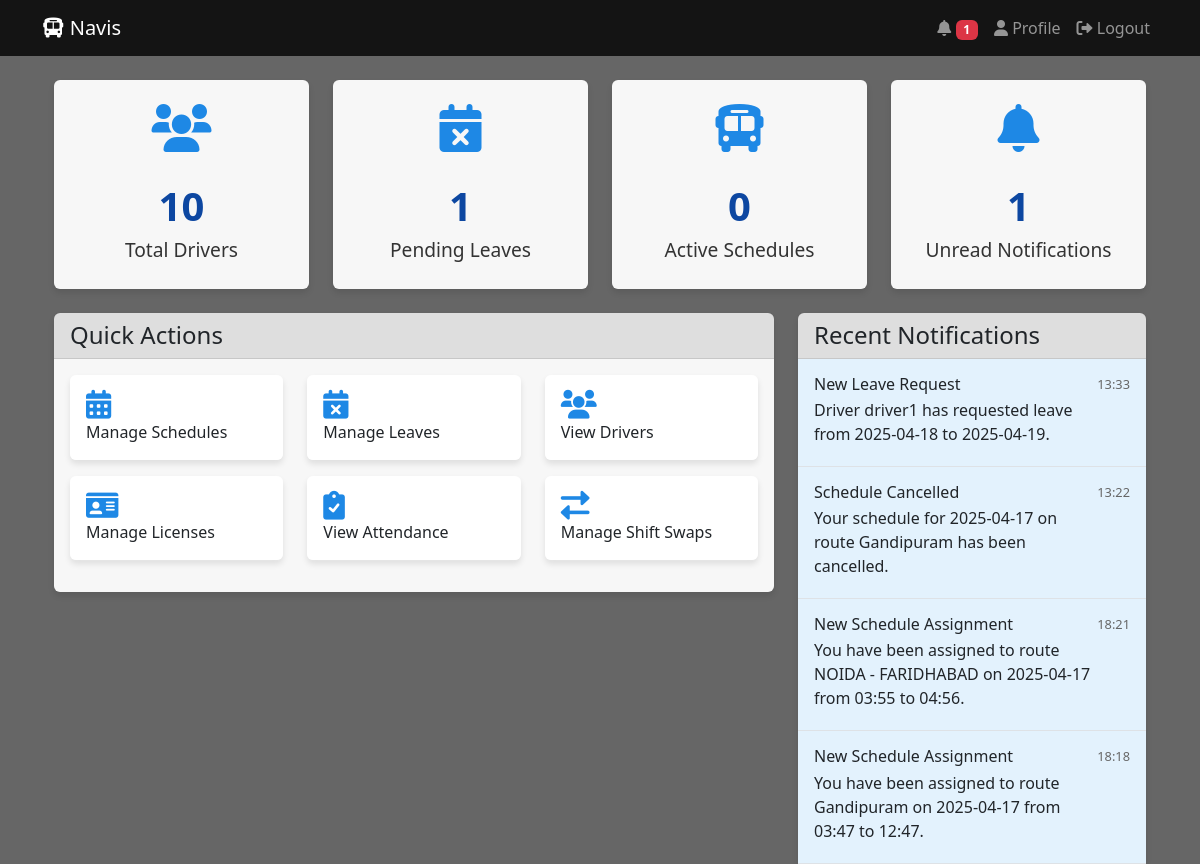
The app's page /admin/dashboard (signed in) with its own data.
### app.py (models this page shows)
class Notification(db.Model):
    id = db.Column(db.Integer, primary_key=True)
    recipient_username = db.Column(db.String(150), db.ForeignKey('user.username'))
    title = db.Column(db.String(200), nullable=False)
    message = db.Column(db.Text, nullable=False)
    notification_type = db.Column(db.String(50))  # schedule, attendance, leave, etc.
    priority = db.Column(db.String(20), default='normal')
    created_at = db.Column(db.DateTime, default=datetime.utcnow)
    read_at = db.Column(db.DateTime)
    is_read = db.Column(db.Boolean, default=False)

### app.py (the view)
@app.route('/admin/dashboard')
@login_required
def admin_dashboard():
    if current_user.role != 'admin':
        flash('Access denied!', 'danger')
        return redirect(url_for('driver_dashboard'))
    total_drivers = User.query.filter_by(role='driver').count()
    pending_leaves = LeaveRequest.query.filter_by(status='pending').count()
    active_schedules = Schedule.query.filter_by(status='active').count()
    recent_notifications = Notification.query.order_by(Notification.created_at.desc()).limit(5).all()
    return render_template('admin_dashboard.html',
                         total_drivers=total_drivers,
                         pending_leaves=pending_leaves,
                         active_schedules=active_schedules,
                         recent_notifications=recent_notifications)

### app.py (called while the page is built)
@login_manager.user_loader
def load_user(user_id):
    return User.query.get(int(user_id))

@app.context_processor
def inject_user():
    return dict(current_user=current_user)

@app.context_processor
def inject_notifications():
    unread_count = 0
    if current_user.is_authenticated:
        unread_count = Notification.query.filter_by(
            recipient_username=current_user.username,
            is_read=False
        ).count()
    return dict(unread_count=unread_count)

### templates/admin_dashboard.html (shortened to what this page needs)
{% extends "base.html" %}
{% block content %}
<div class="container mt-4">
    <div class="row mb-4">
        <div class="col-md-3">
            <div class="card dashboard-card text-center p-4">
                <i class="fas fa-users card-icon"></i>
                <div class="stat-number">{{ total_drivers }}</div>
                <div class="stat-label">Total Drivers</div>
            </div>
        </div>
        <div class="col-md-3">
            <div class="card dashboard-card text-center p-4">
                <i class="fas fa-calendar-times card-icon"></i>
                <div class="stat-number">{{ pending_leaves }}</div>
                <div class="stat-label">Pending Leaves</div>
            </div>
        </div>
        <div class="col-md-3">
            <div class="card dashboard-card text-center p-4">
                <i class="fas fa-bus card-icon"></i>
                <div class="stat-number">{{ active_schedules }}</div>
                <div class="stat-label">Active Schedules</div>
            </div>
        </div>
        <div class="col-md-3">
            <div class="card dashboard-card text-center p-4">
                <i class="fas fa-bell card-icon"></i>
                <div class="stat-number">{{ unread_count }}</div>
                <div class="stat-label">Unread Notifications</div>
            </div>
        </div>
    </div>
    <div class="row">
        <div class="col-md-8">
            <div class="card mb-4">
                <div class="card-header">
                    <h4 class="mb-0">Quick Actions</h4>
                </div>
                <div class="card-body">
                    <div class="row">
                        <div class="col-md-4 mb-3">
                            <a href="{{ url_for('manage_schedules') }}" class="card action-card text-decoration-none p-3">
                                <i class="fas fa-calendar-alt action-icon"></i>
                                Manage Schedules
                            </a>
                        </div>
                        <div class="col-md-4 mb-3">
                            <a href="{{ url_for('manage_leaves') }}" class="card action-card text-decoration-none p-3">
                                <i class="fas fa-calendar-times action-icon"></i>
                                Manage Leaves
                            </a>
                        </div>
                        <div class="col-md-4 mb-3">
                            <a href="{{ url_for('view_drivers') }}" class="card action-card text-decoration-none p-3">
                                <i class="fas fa-users action-icon"></i>
                                View Drivers
                            </a>
                        </div>
                        <div class="col-md-4 mb-3">
                            <a href="{{ url_for('manage_licenses') }}" class="card action-card text-decoration-none p-3">
                                <i class="fas fa-id-card action-icon"></i>
                                Manage Licenses
                            </a>
                        </div>
                        <div class="col-md-4 mb-3">
                            <a href="{{ url_for('view_attendance') }}" class="card action-card text-decoration-none p-3">
                                <i class="fas fa-clipboard-check action-icon"></i>
                                View Attendance
                            </a>
                        </div>
                        <div class="col-md-4 mb-3">
                            <a href="{{ url_for('manage_shift_swaps') }}" class="card action-card text-decoration-none p-3">
                                <i class="fas fa-exchange-alt action-icon"></i>
                                Manage Shift Swaps
                            </a>
                        </div>
                    </div>
                </div>
            </div>
        </div>
        <div class="col-md-4">
            <div class="card">
                <div class="card-header">
                    <h4 class="mb-0">Recent Notifications</h4>
                </div>
                <div class="card-body p-0">
                    {% if recent_notifications %}
                        {% for notification in recent_notifications %}
                            <div class="p-3 border-bottom {% if not notification.is_read %}unread-notification{% endif %}">
                                <div class="d-flex justify-content-between align-items-start">
                                    <div>
                                        <h6 class="mb-1">{{ notification.title }}</h6>
                                        <p class="mb-1">{{ notification.message }}</p>
                                    </div>
                                    <small class="notification-time">{{ notification.created_at.strftime('%H:%M') }}</small>
                                </div>
                            </div>
                        {% endfor %}
                    {% else %}
                        <div class="p-3 text-center">
                            <p class="mb-0">No recent notifications</p>
                        </div>
                    {% endif %}
                </div>
            </div>
        </div>
    </div>
</div>
{% endblock %}

### templates/base.html (shortened to what this page needs)
<!DOCTYPE html>
<html lang="en">
<head>
    <link href="https://cdn.jsdelivr.net/npm/bootstrap@5.3.0/dist/css/bootstrap.min.css" rel="stylesheet">
    <link rel="stylesheet" href="https://cdn.jsdelivr.net/npm/bootstrap-icons@1.7.2/font/bootstrap-icons.css">
    <link rel="stylesheet" href="https://cdnjs.cloudflare.com/ajax/libs/font-awesome/6.0.0/css/all.min.css">
</head>
<body>
    <nav class="navbar navbar-expand-lg navbar-dark">
        <div class="container">
            <a class="navbar-brand" href="{{ url_for('index') }}">
                <i class="fas fa-bus"></i> Navis
            </a>
            <div class="collapse navbar-collapse" id="navbarNav">
                <ul class="navbar-nav ms-auto">
                    {% if current_user.is_authenticated %}
                        <li class="nav-item">
                            <a class="nav-link" href="{{ url_for('notifications') }}">
                                <i class="fas fa-bell"></i>
                                {% if unread_count > 0 %}
                                    <span class="badge bg-danger">{{ unread_count }}</span>
                                {% endif %}
                            </a>
                        </li>
                        <li class="nav-item">
                            <a class="nav-link" href="{{ url_for('profile') }}">
                                <i class="fas fa-user"></i> Profile
                            </a>
                        </li>
                        <li class="nav-item">
                            <a class="nav-link" href="{{ url_for('logout') }}">
                                <i class="fas fa-sign-out-alt"></i> Logout
                            </a>
                        </li>
                    {% else %}
                        <li class="nav-item">
                            <a class="nav-link" href="{{ url_for('login') }}">
                                <i class="fas fa-sign-in-alt"></i> Login
                            </a>
                        </li>
                    {% endif %}
                </ul>
            </div>
        </div>
    </nav>
    <div class="container mt-4">
        {% block content %}{% endblock %}
    </div>
</body>
</html>

### templates/admin_dashboard.html (style rules this page uses)
.dashboard-card { background: rgba(255, 255, 255, 0.95); backdrop-filter: blur(10px); border: none; transition: transform 0.3s ease; }
.card-icon { font-size: 3rem; margin-bottom: 1.5rem; color: #1e88e5; }
.stat-number { font-size: 2.5rem; font-weight: bold; color: #0d47a1; }
.stat-label { font-size: 1.2rem; color: #333; }
.action-card { background: rgba(255, 255, 255, 0.95); backdrop-filter: blur(10px); border: none; transition: all 0.3s ease; }
.action-icon { font-size: 1.8rem; margin-right: 0.8rem; color: #1e88e5; }
.notification-time { font-size: 0.8rem; color: #666; }
.unread-notification { background: #e3f2fd; }

### records on screen
Notification: title "New Leave Request", message "Driver driver1 has requested leave from 2025-04-18 to 2025-04-19.", created_at "13:33"
Notification: title "Schedule Cancelled", message "Your schedule for 2025-04-17 on route Gandipuram has been cancelled.", created_at "13:22"
Notification: title "New Schedule Assignment", message "You have been assigned to route NOIDA - FARIDHABAD on 2025-04-17 from 03:55 to 04:56.", created_at "18:21"
Notification: title "New Schedule Assignment", message "You have been assigned to route Gandipuram on 2025-04-17 from 03:47 to 12:47.", created_at "18:18"

### other values on screen
{{ unread_count }} "1"
{{ total_drivers }} "10"
{{ pending_leaves }} "1"
{{ active_schedules }} "0"
